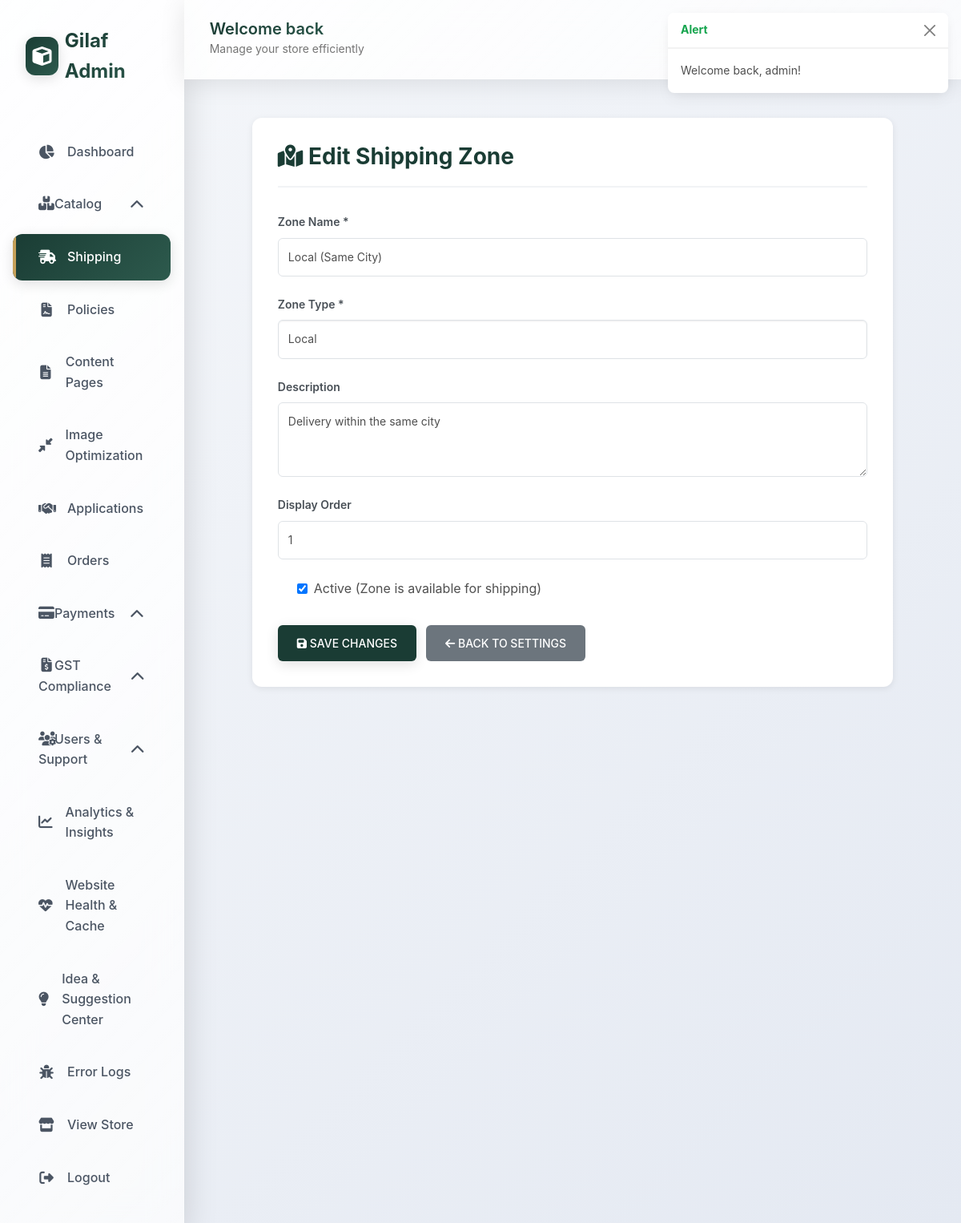
The page /admin/shipping_zone_edit.php?id=1 (signed in) on the database its author committed.
### tables this page shows
CREATE TABLE IF NOT EXISTS `shipping_zones` (
    `id` INT AUTO_INCREMENT PRIMARY KEY,
    `zone_name` VARCHAR(100) NOT NULL,
    `zone_type` ENUM('local', 'national', 'regional', 'international', 'remote') NOT NULL,
    `description` TEXT,
    `is_active` TINYINT(1) DEFAULT 1,
    `display_order` INT DEFAULT 0,
    `created_at` TIMESTAMP DEFAULT CURRENT_TIMESTAMP,
    `updated_at` TIMESTAMP DEFAULT CURRENT_TIMESTAMP ON UPDATE CURRENT_TIMESTAMP,
    INDEX `idx_zone_type` (`zone_type`),
    INDEX `idx_is_active` (`is_active`)
);

### admin/shipping_zone_edit.php (the view, shortened to what this page needs)
<?php
$db = get_db_connection();
$zoneId = isset($_GET['id']) ? (int)$_GET['id'] : 0;
$stmt = $db->prepare("SELECT * FROM shipping_zones WHERE id = ?");
$stmt->execute([$zoneId]);
$zone = $stmt->fetch(PDO::FETCH_ASSOC);
include __DIR__ . '/../includes/admin_header.php';
?>
<div class="edit-container">
    <div class="page-header">
        <h1 class="page-title"><i class="fas fa-map-marked-alt"></i> Edit Shipping Zone</h1>
    </div>
    <form method="POST">
        <div class="form-group">
            <label class="form-label">Zone Name *</label>
            <input type="text" name="zone_name" class="form-control" value="<?= htmlspecialchars($zone['zone_name']) ?>" required>
        </div>
        <div class="form-group">
            <label class="form-label">Zone Type *</label>
            <select name="zone_type" class="form-select" required>
                <option value="local" <?= $zone['zone_type'] === 'local' ? 'selected' : '' ?>>Local</option>
            </select>
        </div>
        <div class="form-group">
            <label class="form-label">Description</label>
            <textarea name="description" class="form-control" rows="3"><?= htmlspecialchars($zone['description'] ?? '') ?></textarea>
        </div>
        <div class="form-group">
            <label class="form-label">Display Order</label>
            <input type="number" name="display_order" class="form-control" value="<?= $zone['display_order'] ?>" min="0">
        </div>
        <div class="form-group">
            <label class="form-check">
                <input type="checkbox" name="is_active" value="1" <?= $zone['is_active'] ? 'checked' : '' ?>>
                <span>Active (Zone is available for shipping)</span>
            </label>
        </div>
        <div class="btn-actions">
            <button type="submit" class="btn btn-primary">
                <i class="fas fa-save"></i> Save Changes
            </button>
            <a href="shipping_settings.php" class="btn btn-secondary">
                <i class="fas fa-arrow-left"></i> Back to Settings
            </a>
        </div>
    </form>
</div>
<?php include __DIR__ . '/../includes/admin_footer.php'; ?>

### assets/css/admin-premium.css (style rules this page uses)
:root { --admin-primary: #1A3C34; --admin-primary-light: #2d5a4d; --admin-primary-dark: #0f2820; --admin-accent: #C5A059; --admin-accent-light: #d4b376; --admin-success: #10b981; --admin-warning: #f59e0b; --admin-danger: #ef4444; --admin-info: #3b82f6; --glass-bg: rgba(255, 255, 255, 0.7); --glass-border: rgba(255, 255, 255, 0.3); --glass-shadow: rgba(0, 0, 0, 0.1); --gradient-primary: linear-gradient(135deg, #1A3C34 0%, #2d5a4d 100%); --gradient-accent: linear-gradient(135deg, #C5A059 0%, #d4b376 100%); --gradient-glass: linear-gradient(135deg, rgba(255,255,255,0.9) 0%, rgba(255,255,255,0.7) 100%); --spacing-xs: 0.5rem; --spacing-sm: 1rem; --spacing-md: 1.5rem; --spacing-lg: 2rem; --spacing-xl: 3rem; --radius-sm: 8px; --radius-md: 12px; --radius-lg: 16px; --radius-xl: 24px; --shadow-sm: 0 2px 8px rgba(0, 0, 0, 0.08); --shadow-md: 0 4px 16px rgba(0, 0, 0, 0.12); --shadow-lg: 0 8px 32px rgba(0, 0, 0, 0.16); --shadow-xl: 0 16px 48px rgba(0, 0, 0, 0.2); --glass-shadow-sm: 0 4px 30px rgba(0, 0, 0, 0.1); --glass-shadow-md: 0 8px 40px rgba(0, 0, 0, 0.15); }
body { font-family: 'Inter', -apple-system, BlinkMacSystemFont, 'Segoe UI', sans-serif; background: linear-gradient(135deg, #f5f7fa 0%, #e4e9f2 100%); min-height: 100vh; }
.btn { padding: 0.625rem 1.5rem; border-radius: var(--radius-md); font-weight: 600; font-size: 0.875rem; border: none; cursor: pointer; transition: all 0.3s cubic-bezier(0.4, 0, 0.2, 1); display: inline-flex; align-items: center; gap: 0.5rem; text-decoration: none; position: relative; overflow: hidden; }
.btn::before { content: ''; position: absolute; top: 50%; left: 50%; width: 0; height: 0; border-radius: 50%; background: rgba(255, 255, 255, 0.3); transform: translate(-50%, -50%); transition: width 0.6s, height 0.6s; }
.btn-primary { background: var(--gradient-primary); color: white; box-shadow: var(--shadow-md); }
.form-control, .form-select { padding: 0.75rem 1rem; border: 2px solid rgba(26, 60, 52, 0.1); border-radius: var(--radius-md); background: rgba(255, 255, 255, 0.9); backdrop-filter: blur(10px); transition: all 0.3s ease; font-size: 0.9375rem; }
.form-label { font-weight: 600; color: var(--admin-primary); margin-bottom: 0.5rem; font-size: 0.875rem; }

### admin/shipping_zone_edit.php (style rules this page uses)
.edit-container { max-width: 800px; margin: 24px auto; background: white; padding: 32px; border-radius: 12px; box-shadow: 0 2px 8px rgba(0,0,0,0.08); }
.page-header { margin-bottom: 32px; padding-bottom: 20px; border-bottom: 2px solid #f1f3f5; }
.page-title { font-size: 28px; font-weight: 700; color: #1a3c34; margin: 0; }
.form-group { margin-bottom: 24px; }
.form-label { display: block; font-weight: 600; color: #495057; margin-bottom: 8px; }
.form-control { width: 100%; padding: 12px; border: 1px solid #dee2e6; border-radius: 6px; font-size: 14px; }
.form-select { width: 100%; padding: 12px; border: 1px solid #dee2e6; border-radius: 6px; font-size: 14px; background: white; }
.form-check { display: flex; align-items: center; gap: 8px; }
.btn { padding: 12px 24px; border-radius: 6px; border: none; cursor: pointer; font-weight: 500; text-decoration: none; display: inline-block; }
.btn-primary { background: #1a3c34; color: white; }
.btn-secondary { background: #6c757d; color: white; }
.btn-actions { display: flex; gap: 12px; margin-top: 32px; }

### rows shown on the page
shipping_zones: zone_name "Local (Same City)", zone_type "Local", description "Delivery within the same city", display_order "1", is_active "☑"

### other values the page prints
$flash['message'] "Welcome back, admin!"
